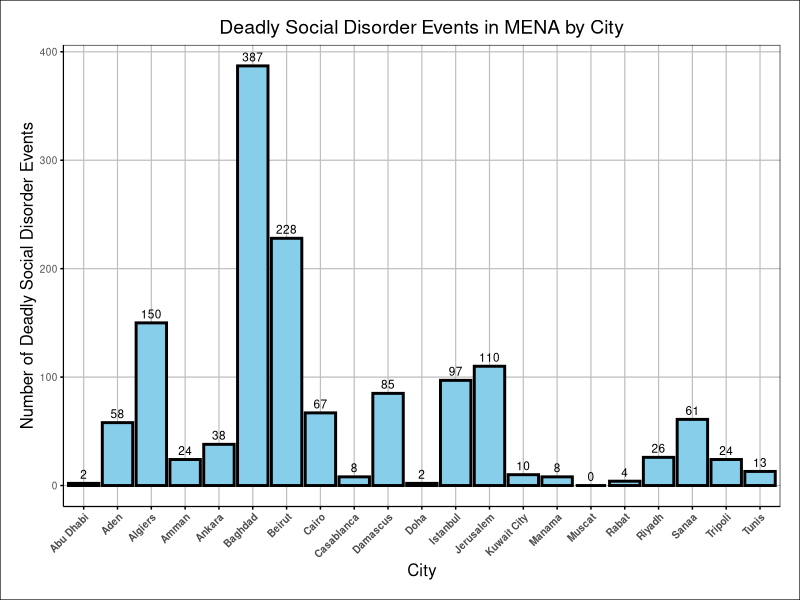
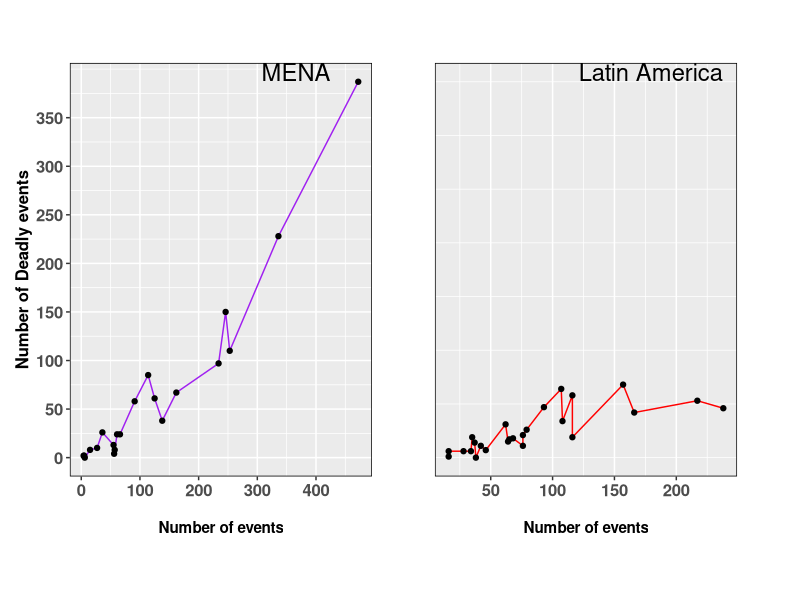

Generate these figures, in order, with R:
library(tidyverse)
library(knitr)
library(cowplot)
library(patchwork)
library(ggplot2)
library(readxl)
library(dplyr)

#Loading Data
setwd("C:/Users/emory/Documents/Statistics Level 2")
df = read_excel("Copy of cities.xlsx")

#Filtered data to only include MENA region
Middle_E_NAfrica <- df %>% 
  filter(REGION == "Middle East and North Africa")

#CREATION OF 1ST VISUALIZATION:
plot1 <- ggplot(Middle_E_NAfrica, aes(x = CITY, y = DEATHEVENTS)) +
  geom_bar(stat = "identity", fill = "skyblue", color = "black", size = 1) +  # Add black borders
  geom_text(aes(label = DEATHEVENTS), vjust = -0.5, color = "black", size = 3) +  # Add count labels within bars
  labs(x = "City", y = "Number of Deadly Social Disorder Events", 
       title = "Deadly Social Disorder Events in MENA by City") +
  theme_minimal(base_size = 9) +
  theme(axis.text.x = element_text(angle = 45, hjust = 1, face = "bold"),  # Make x-axis text bold
        axis.title.x = element_text(size = 12),
        axis.title.y = element_text(size = 12),
        plot.title = element_text(size = 14, hjust = 0.5),
        axis.line = element_line(color = "black"),
        panel.grid.major = element_line(color = "gray"),
        panel.grid.minor = element_blank(),
        plot.margin = margin(0.5, 0.5, 0.5, 0.5, "cm"),
        plot.background = element_rect(fill = "white", color = "black"),
        panel.border = element_rect(color = "black", fill = NA),
        axis.ticks = element_line(color = "black", size = 0.5))

print(plot1)


#CREATION OF 2ND VISUALIZATION: LINE PLOTS COMPRING THE RELATIONSHIP BETWEEN THE
#NUMBER OF SOCIAL DISORDER EVENTS IN MENA AND LATIN AMERICA AND THE NUMBER OF DEADLY
#EVENTS


#Created Mena lineplot showing relationship between DEATHEVENTS and NEVENTS
plot1 <- ggplot(Middle_E_NAfrica, aes(x = NEVENTS, y = DEATHEVENTS)) +
  geom_line(color = "purple") +
  geom_point() +
  scale_y_continuous(breaks = seq(0, max(Middle_E_NAfrica$DEATHEVENTS), by = 50)) +
  scale_x_continuous(breaks = seq(0, max(Middle_E_NAfrica$NEVENTS), by = 100)) +
  labs(x = "Number of events", y = "Number of Deadly events") +  
  annotate("text", x = Inf, y = Inf, label = "MENA", size = 6, hjust = 1.6, vjust = 1) +
  theme(axis.title.y = element_text(size = 12, face = "bold"),
        axis.text = element_text(size = 12, face = "bold"),
        axis.title.x = element_text(margin = margin(t = 15), face = "bold"),
        panel.border = element_rect(color = "black", fill = NA))

#Created Latin America dataset
Latin_America <- df %>%
  filter(REGION == "Latin America")

#Created Latin America lineplot showing relationship between DEATHEVENTS and NEVENTS
plot4 <- ggplot(Latin_America, aes(x = NEVENTS, y = DEATHEVENTS)) +
  geom_line(color = "red") +
  geom_point() +
  scale_y_continuous(breaks = NULL, limits = c(0, 350), minor_breaks = seq(0, 350, by = 50)) +
  scale_x_continuous(breaks = seq(0, max(Latin_America$NEVENTS), by = 50)) +
  labs(x = "Number of events", y = NULL) +  
  theme(panel.grid.major = element_line(color = "white", linetype = "solid"),
        panel.grid.minor = element_line(color = "white", linetype = "solid"),
        axis.text = element_text(size = 12, face = "bold"),
        axis.title.x = element_text(margin = margin(t = 15), face ="bold"), 
        axis.title.y = element_blank(),
        panel.border = element_rect(color = "black", fill = NA)) +
  annotate("text", x = Inf, y = Inf, label = "Latin America", size = 6, hjust = 1.1, vjust = 1)

# Combine plots side by side 
combined_plots <- plot1 + plot4 +
  plot_layout(ncol = 2) +  
  theme(
    plot.margin = margin(40, 40, 40, 40),  
    axis.title = element_text(margin = margin(t = 20))
  )

print(combined_plots)








